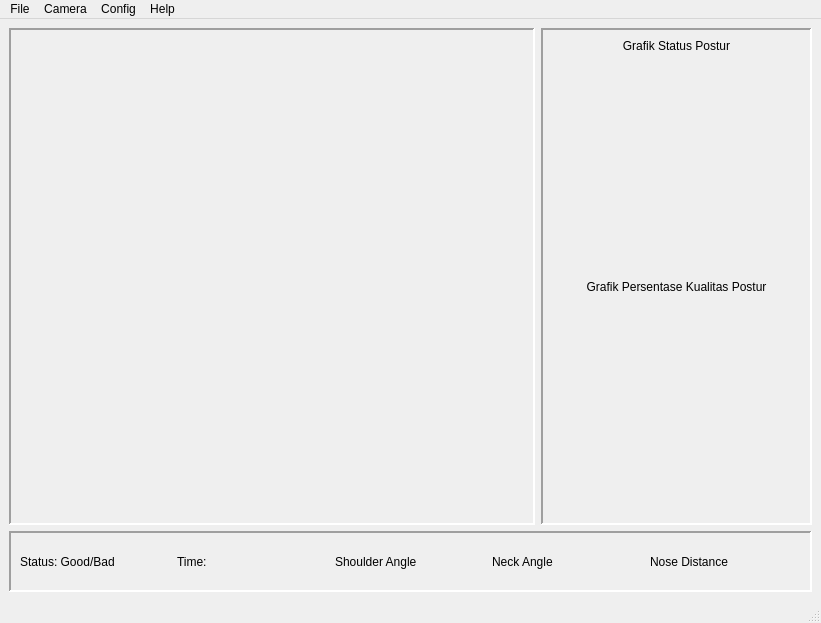
<?xml version="1.0" encoding="UTF-8"?>
<ui version="4.0">
 <class>MainWindow</class>
 <widget class="QMainWindow" name="MainWindow">
  <property name="geometry">
   <rect>
    <x>0</x>
    <y>0</y>
    <width>821</width>
    <height>623</height>
   </rect>
  </property>
  <property name="windowTitle">
   <string>MainWindow</string>
  </property>
  <widget class="QWidget" name="centralwidget">
   <layout class="QGridLayout" name="gridLayout">
    <item row="0" column="0">
     <layout class="QHBoxLayout" name="horizontalLayout_2" stretch="2,1">
      <item>
       <widget class="QFrame" name="streaming_area">
        <property name="enabled">
         <bool>true</bool>
        </property>
        <property name="minimumSize">
         <size>
          <width>511</width>
          <height>491</height>
         </size>
        </property>
        <property name="frameShape">
         <enum>QFrame::Panel</enum>
        </property>
        <property name="frameShadow">
         <enum>QFrame::Sunken</enum>
        </property>
        <property name="lineWidth">
         <number>2</number>
        </property>
        <layout class="QGridLayout" name="gridLayout_2">
         <item row="0" column="0">
          <widget class="QLabel" name="streaming">
           <property name="sizePolicy">
            <sizepolicy hsizetype="Preferred" vsizetype="Preferred">
             <horstretch>0</horstretch>
             <verstretch>0</verstretch>
            </sizepolicy>
           </property>
           <property name="text">
            <string/>
           </property>
           <property name="alignment">
            <set>Qt::AlignCenter</set>
           </property>
          </widget>
         </item>
        </layout>
       </widget>
      </item>
      <item>
       <widget class="QFrame" name="graph_area">
        <property name="minimumSize">
         <size>
          <width>271</width>
          <height>491</height>
         </size>
        </property>
        <property name="frameShape">
         <enum>QFrame::Panel</enum>
        </property>
        <property name="frameShadow">
         <enum>QFrame::Sunken</enum>
        </property>
        <property name="lineWidth">
         <number>2</number>
        </property>
        <layout class="QVBoxLayout" name="verticalLayout">
         <item>
          <widget class="QLabel" name="graph_status">
           <property name="sizePolicy">
            <sizepolicy hsizetype="Preferred" vsizetype="Fixed">
             <horstretch>0</horstretch>
             <verstretch>0</verstretch>
            </sizepolicy>
           </property>
           <property name="text">
            <string>Grafik Status Postur</string>
           </property>
           <property name="alignment">
            <set>Qt::AlignCenter</set>
           </property>
          </widget>
         </item>
         <item>
          <widget class="QWidget" name="graphStatus" native="true"/>
         </item>
         <item>
          <widget class="QLabel" name="graph_acc">
           <property name="sizePolicy">
            <sizepolicy hsizetype="Preferred" vsizetype="Fixed">
             <horstretch>0</horstretch>
             <verstretch>0</verstretch>
            </sizepolicy>
           </property>
           <property name="frameShape">
            <enum>QFrame::NoFrame</enum>
           </property>
           <property name="text">
            <string>Grafik Persentase Kualitas Postur</string>
           </property>
           <property name="alignment">
            <set>Qt::AlignCenter</set>
           </property>
          </widget>
         </item>
         <item>
          <widget class="QWidget" name="graphAkurasi" native="true"/>
         </item>
        </layout>
       </widget>
      </item>
     </layout>
    </item>
    <item row="1" column="0">
     <widget class="QFrame" name="status_area">
      <property name="sizePolicy">
       <sizepolicy hsizetype="Expanding" vsizetype="Fixed">
        <horstretch>0</horstretch>
        <verstretch>0</verstretch>
       </sizepolicy>
      </property>
      <property name="minimumSize">
       <size>
        <width>801</width>
        <height>61</height>
       </size>
      </property>
      <property name="frameShape">
       <enum>QFrame::Panel</enum>
      </property>
      <property name="frameShadow">
       <enum>QFrame::Sunken</enum>
      </property>
      <property name="lineWidth">
       <number>2</number>
      </property>
      <layout class="QHBoxLayout" name="horizontalLayout" stretch="1,1,1,1,1">
       <item>
        <widget class="QLabel" name="status">
         <property name="text">
          <string>Status: Good/Bad</string>
         </property>
        </widget>
       </item>
       <item>
        <widget class="QLabel" name="time">
         <property name="text">
          <string>Time:</string>
         </property>
        </widget>
       </item>
       <item>
        <widget class="QLabel" name="shoulder">
         <property name="text">
          <string>Shoulder Angle</string>
         </property>
        </widget>
       </item>
       <item>
        <widget class="QLabel" name="neck">
         <property name="sizePolicy">
          <sizepolicy hsizetype="Preferred" vsizetype="Preferred">
           <horstretch>0</horstretch>
           <verstretch>0</verstretch>
          </sizepolicy>
         </property>
         <property name="text">
          <string>Neck Angle</string>
         </property>
        </widget>
       </item>
       <item>
        <widget class="QLabel" name="nose">
         <property name="text">
          <string>Nose Distance</string>
         </property>
        </widget>
       </item>
      </layout>
     </widget>
    </item>
   </layout>
  </widget>
  <widget class="QMenuBar" name="menubar">
   <property name="geometry">
    <rect>
     <x>0</x>
     <y>0</y>
     <width>821</width>
     <height>22</height>
    </rect>
   </property>
   <widget class="QMenu" name="menuFile">
    <property name="title">
     <string>File</string>
    </property>
    <addaction name="actionExport_to_Excel"/>
   </widget>
   <widget class="QMenu" name="menuStreaming">
    <property name="title">
     <string>Camera</string>
    </property>
    <addaction name="actionCamera_ON"/>
   </widget>
   <widget class="QMenu" name="menuConfig">
    <property name="title">
     <string>Config</string>
    </property>
    <addaction name="actionSelect_Notification"/>
    <addaction name="actionMute"/>
    <addaction name="actionPop_up_Mode"/>
   </widget>
   <widget class="QMenu" name="menuAbout">
    <property name="title">
     <string>Help</string>
    </property>
    <addaction name="actionAbout"/>
    <addaction name="actionTutorial"/>
   </widget>
   <addaction name="menuFile"/>
   <addaction name="menuStreaming"/>
   <addaction name="menuConfig"/>
   <addaction name="menuAbout"/>
  </widget>
  <widget class="QStatusBar" name="statusbar"/>
  <action name="actionCamera_ON">
   <property name="text">
    <string>Camera ON</string>
   </property>
  </action>
  <action name="actionExport_to_Excel">
   <property name="text">
    <string>Export to Excel</string>
   </property>
  </action>
  <action name="actionSelect_Notification">
   <property name="text">
    <string>Select Notification</string>
   </property>
  </action>
  <action name="actionMute">
   <property name="text">
    <string>Mute</string>
   </property>
  </action>
  <action name="actionPop_up_Mode">
   <property name="text">
    <string>Pop-up Mode</string>
   </property>
  </action>
  <action name="actionAbout">
   <property name="text">
    <string>About</string>
   </property>
  </action>
  <action name="actionTutorial">
   <property name="text">
    <string>Tutorial</string>
   </property>
  </action>
 </widget>
 <resources/>
 <connections/>
</ui>
